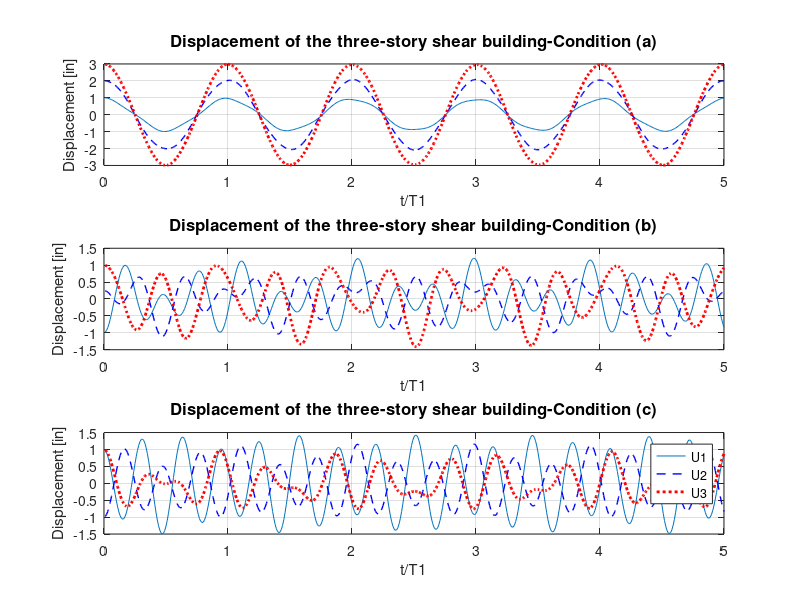

This chart was generated by the following MATLAB code:
clc;
clear;

T(1) = 0;
dT = 0.1;
T1 = 2.80;
T2 = 1.28;
T3 = 0.88;

for i=1:500

    u11(i) = 0.935*cos(2.24*(T1/100*i))+0.065*cos(7.14*(T1/100*i));
    u12(i) = 2.046*cos(2.24*(T1/100*i))-0.044*cos(7.14*(T1/100*i));
    u13(i) = 2.978*cos(2.24*(T1/100*i))+0.020*cos(7.14*(T1/100*i));
    
    u21(i) = 0.105*cos(2.24*(T1/100*i))-0.438*cos(4.90*(T1/100*i))-0.667*cos(7.14*(T1/100*i));
    u22(i) = 0.230*cos(2.24*(T1/100*i))-0.438*cos(4.90*(T1/100*i))+0.458*cos(7.14*(T1/100*i));
    u23(i) = 0.334*cos(2.24*(T1/100*i))+0.875*cos(4.90*(T1/100*i))-0.209*cos(7.14*(T1/100*i));
    
    u31(i) = 0.037*cos(2.24*(T1/100*i))-0.25*cos(4.90*(T1/100*i))+1.213*cos(7.14*(T1/100*i));
    u32(i) = 0.081*cos(2.24*(T1/100*i))-0.25*cos(4.90*(T1/100*i))-0.832*cos(7.14*(T1/100*i));
    u33(i) = 0.119*cos(2.24*(T1/100*i))+0.50*cos(4.90*(T1/100*i))+0.381*cos(7.14*(T1/100*i));
    
    
    
    
    
    t(i) = i/100;
end

F_SIZE = 10;

subplot(3,1,1)

plot(t,u11)
hold on
plot(t,u12,'--b','Linewidth',1)
hold on
plot(t,u13,':r','Linewidth',2)
hold on
title('Displacement of the three-story shear building-Condition (a)','fontsize',F_SIZE+2)
ylabel('Displacement [in]')
xlabel('t/T1')

grid on;
box on

subplot(3,1,2)
plot(t,u21)
hold on
plot(t,u22,'--b','Linewidth',1)
hold on
plot(t,u23,':r','Linewidth',2)
hold on
title('Displacement of the three-story shear building-Condition (b)','fontsize',F_SIZE+2)
ylabel('Displacement [in]')
xlabel('t/T1')


grid on;
box on

subplot(3,1,3)
plot(t,u31)
hold on
plot(t,u32,'--b','Linewidth',1)
hold on
plot(t,u33,':r','Linewidth',2)
hold on
title('Displacement of the three-story shear building-Condition (c)','fontsize',F_SIZE+2)
ylabel('Displacement [in]')
xlabel('t/T1')

h_legend=legend('U1','U2','U3');
grid on;
box on








